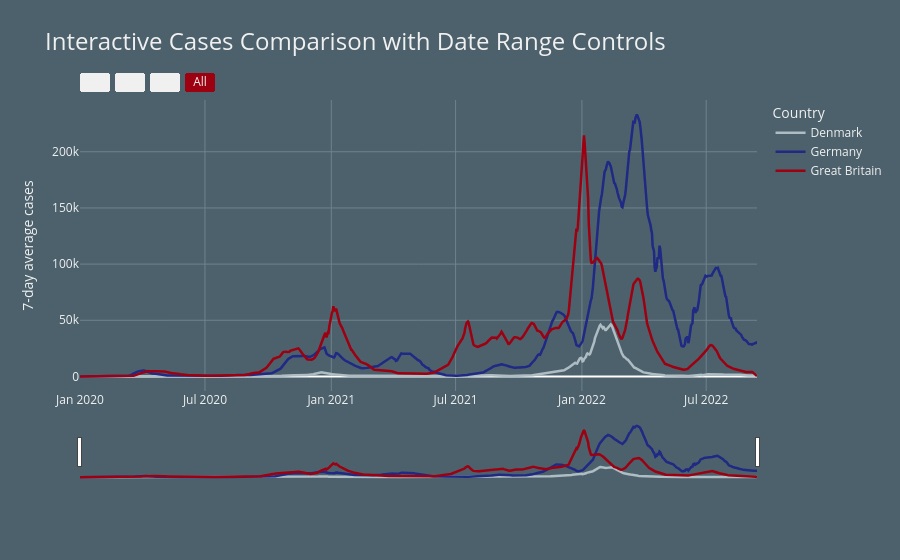

The cell this chart's notebook holds for it:
### Markdown cell above
## Interactive cases comparison with date range controls

This version adds a date range slider and range selector buttons so the user can quickly focus on shorter phases of the pandemic, such as 6 months or 1 year.

### Code cell
import plotly.graph_objects as go

fig = go.Figure()

for code in selected_countries:
    df_country = epi_compare[epi_compare["location_key"] == code]
    fig.add_trace(
        go.Scatter(
            x=df_country["date"],
            y=df_country["new_confirmed_7d"],
            mode="lines",
            name=country_names[code],
            line=dict(color=COUNTRY_COLORS[code], width=2.5),
            hovertemplate=(
                "<b>%{fullData.name}</b><br>"
                "Date: %{x|%Y-%m-%d}<br>"
                "Cases: %{y:,.0f}<extra></extra>"
            )
        )
    )

fig.update_layout(
    paper_bgcolor="#4C616C",
    plot_bgcolor="#4C616C",
    font=dict(color="#F0F0F0"),
    title="Interactive Cases Comparison with Date Range Controls",
    title_font=dict(size=24, color="#F0F0F0"),
    xaxis_title="",
    yaxis_title="7-day average cases",
    hovermode="x unified",
    legend_title="Country"
)

fig.update_xaxes(
    showgrid=True,
    gridcolor="#6F838D",
    rangeslider_visible=True,
    rangeselector=dict(
        bgcolor="#F0F0F0",
        activecolor="#9D0011",
        buttons=list([
            dict(count=6, label="6m", step="month", stepmode="backward"),
            dict(count=1, label="1y", step="year", stepmode="backward"),
            dict(count=2, label="2y", step="year", stepmode="backward"),
            dict(step="all", label="All")
        ])
    )
)

fig.update_yaxes(showgrid=True, gridcolor="#6F838D")

fig.show()

### Figure 1 — Plotly figure (JSON) as saved in the notebook; plotly's stock layout.template omitted (floating-point values rounded to 4 significant figures; data arrays with more than 128 entries replaced by an {"elided": "..."} marker saying what was removed)
{"data": [{"hovertemplate": "<b>%{fullData.name}</b><br>Date: %{x|%Y-%m-%d}<br>Cases: %{y:,.0f}<extra></extra>", "line": {"color": "#AEBCC3", "width": 2.5}, "mode": "lines", "name": "Denmark", "type": "scatter", "x": {"elided": "987 str values"}, "y": {"elided": "987 float values"}}, {"hovertemplate": "<b>%{fullData.name}</b><br>Date: %{x|%Y-%m-%d}<br>Cases: %{y:,.0f}<extra></extra>", "line": {"color": "#202983", "width": 2.5}, "mode": "lines", "name": "Germany", "type": "scatter", "x": {"elided": "987 str values"}, "y": {"elided": "987 float values"}}, {"hovertemplate": "<b>%{fullData.name}</b><br>Date: %{x|%Y-%m-%d}<br>Cases: %{y:,.0f}<extra></extra>", "line": {"color": "#9D0011", "width": 2.5}, "mode": "lines", "name": "Great Britain", "type": "scatter", "x": {"elided": "987 str values"}, "y": {"elided": "987 float values"}}], "layout": {"font": {"color": "#F0F0F0"}, "hovermode": "x unified", "legend": {"title": {"text": "Country"}}, "paper_bgcolor": "#4C616C", "plot_bgcolor": "#4C616C", "title": {"font": {"color": "#F0F0F0", "size": 24}, "text": "Interactive Cases Comparison with Date Range Controls"}, "xaxis": {"gridcolor": "#6F838D", "rangeselector": {"activecolor": "#9D0011", "bgcolor": "#F0F0F0", "buttons": [{"count": 6, "label": "6m", "step": "month", "stepmode": "backward"}, {"count": 1, "label": "1y", "step": "year", "stepmode": "backward"}, {"count": 2, "label": "2y", "step": "year", "stepmode": "backward"}, {"label": "All", "step": "all"}]}, "rangeslider": {"visible": true}, "showgrid": true, "title": {"text": ""}}, "yaxis": {"gridcolor": "#6F838D", "showgrid": true, "title": {"text": "7-day average cases"}}}}
